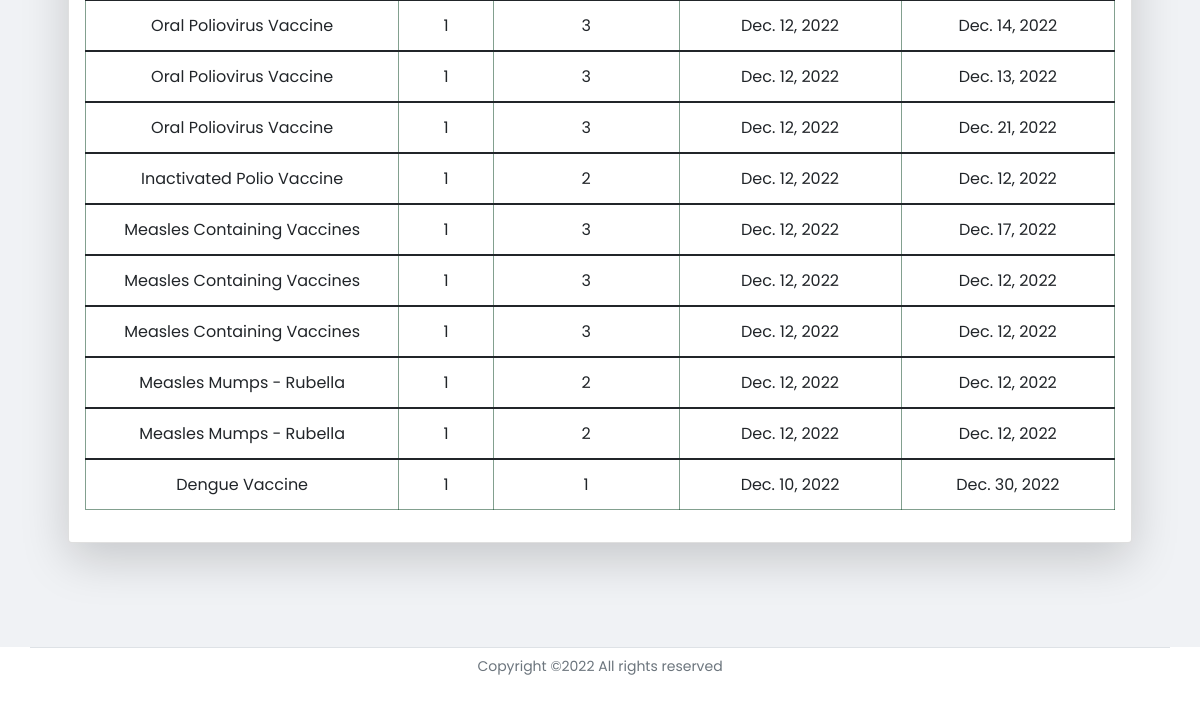
Before: /preschooler_profile/immunization/6/ (signed in, lower part) with the older database file.
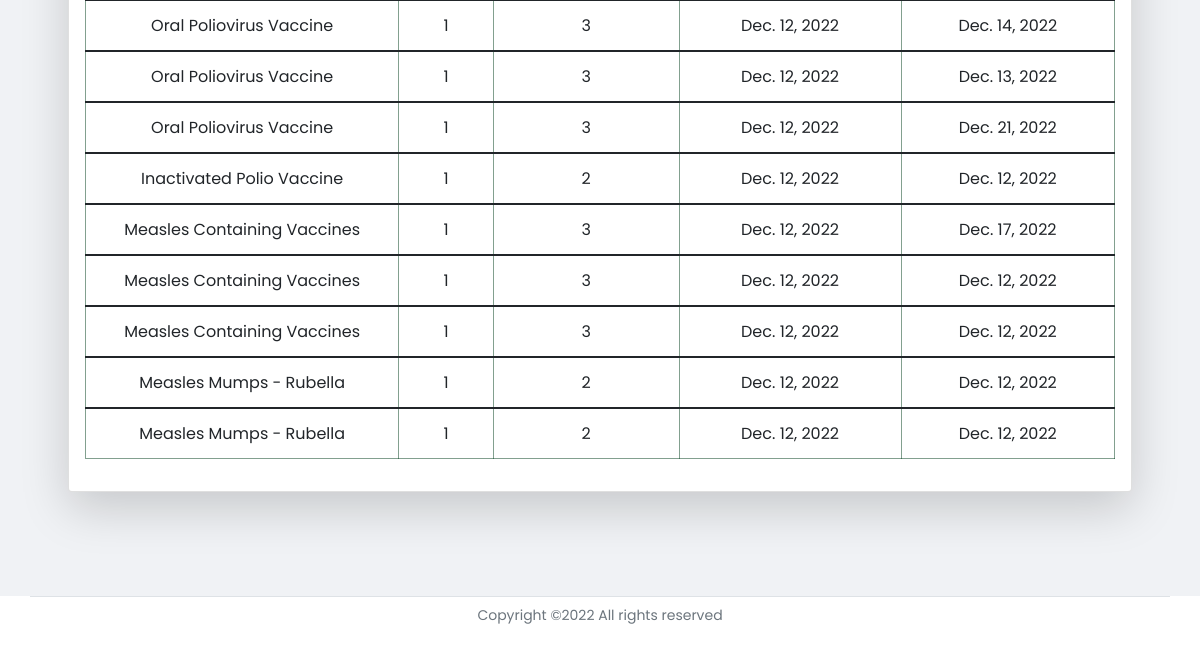
After: the same page with the newer database file.
### profilingApp/models.py (models this page shows, shortened)
class Vaccine(Model):
    VACCINES = [('BCG', 'BCG'),
                ('Hepatitis B', 'Hepatitis B'),
                ('Oral Poliovirus Vaccine', 'Oral Poliovirus Vaccine'),
                ('Pentavalent Vaccine', 'Pentavalent Vaccine'),
                ('Measles Containing Vaccines', 'Measles Containing Vaccines'),
                ('Tetanus Toxoid', 'Tetanus Toxoid'),
                ('Inactivated Polio Vaccine', 'Inactivated Polio Vaccine'),
                ('Measles Mumps - Rubella', 'Measles Mumps - Rubella'),]
    vax_preschooler = models.ForeignKey(Preschooler, on_delete=CASCADE)
    vax_name = models.CharField(max_length=500, choices=VACCINES)
    vax_dose = models.IntegerField()
    vax_date = models.DateField(null=True, blank=True)
    vax_remarks = models.DateField(null=True, blank=True)

### profilingApp/views.py (the view, shortened to what this page needs)
# urls.py: path('preschooler_profile/immunization/<str:pk>/', views.immunization_schedule, name='immunization_schedule'),
@login_required(login_url='login_registration')
def immunization_schedule(request, pk):
    loggedin = request.user.user_type
    preschooler = Preschooler.objects.get(id=pk)
    vaccines = Vaccine.objects.filter(vax_preschooler=preschooler)
    vax_list = list(vaccines.values_list('vax_name', flat=True))
    dose_list = vaccines.values_list('vax_dose', flat=True)
    vax_24hrs = vaccines.filter(vax_name__in=['BCG', 'Hepatitis B']).count()
    vax_6weeks = vaccines.filter(vax_name__in=['Oral Poliovirus Vaccine', 'Pentavalent Vaccine', 'Measles Containing Vaccines']).count()
    vax_10weeks = vaccines.filter(vax_name__in=['Oral Poliovirus Vaccine', 'Pentavalent Vaccine', 'Measles Containing Vaccines']).count()
    vax_14weeks = vaccines.filter(vax_name__in=['Oral Poliovirus Vaccine', 'Pentavalent Vaccine', 'Inactivated Polio Vaccine','Measles Containing Vaccines']).count()
    vax_9months = vaccines.filter(vax_name__in=['Measles Mumps - Rubella']).count()
    if len(vaccines) == 0:
        next_vax_date = 'None'
    elif len(vaccines) == 8:
        next_vax_date = 'Complete'
    else:
        next_vax_date = vaccines.order_by('-id')[0].vax_remarks
    context = {'vaccines' : vaccines,
               'vax_list' : vax_list,
               'dose_list' : dose_list,
               'preschooler':preschooler,
               'loggedin': loggedin,
               'next_vax' : next_vax_date,
               'vax_24hrs' : vax_24hrs,
               'vax_6weeks' : vax_6weeks,
               'vax_10weeks' : vax_10weeks,
               'vax_14weeks' : vax_14weeks,
               'vax_9months' : vax_9months
               }
    return render(request, 'activities/BHW Immunization Status.html', context)

### profilingApp/models.py (called while the page is built)
    def age_years(self):
        today = date.today()
        one_or_zero = ((today.month, today.day) < (self.birthday.month, self.birthday.day))
        year_difference = today.year - self.birthday.year
        return int(year_difference - one_or_zero)

    def age_months(self):
        today = date.today()
        try:
            date_diff = today - self.birthday
            in_days = date_diff.days
            return int((in_days) / (365 / 12))
        except:
             return 'Undefined'

    def age_weeks(self):
        today = date.today()
        try:
            date_diff = today - self.birthday
            in_days = date_diff.days
            return int((in_days) / (365 / 52))
        except:
             return 'Undefined'

    def age_days(self):
        today = date.today()
        try:
            date_diff = today - self.birthday
            in_days = date_diff.days
            return in_days
        except:
             return 'Undefined'

    def age_hours(self):
        today = date.today()
        try:
            date_diff = today - self.birthday
            in_days = date_diff.days
            return int(in_days * 24)
        except:
             return 'Undefined'

### profilingApp/templates/activities/BHW Immunization Status.html (shortened to what this page needs)
{% extends 'activities/BHW Home.html' %}
{% load static %}
{% block dashboard %}
</head>
<body>
<div id="grid" class="container-fluid" style="padding:3%; margin: top 65px;">
    <div class="text-dark">
        <div class="row">
            <div class="col p-2">
                <div class="card shadow-lg p-3 bg-white rounded" >
                    <div class="table-responsive">
                        <table class="table table-hover table-cell-border" id="table_validation">
                            <br>
                            {% for vaccine in vaccines %}
                            <tbody>
                                <tr>
                                    {% if vaccine.vax_name == 'Oral Poliovirus Vaccine' or vaccine.vax_name == 'Pentavalent Vaccine' or vaccine.vax_name == 'Measles Containing Vaccines' %}
                                        <td class="text-center">{{ vaccine.vax_name }}</td>
                                        <td class="text-center">{{ vaccine.vax_dose }}</td>
                                        <td class="text-center">3</td>
                                        <td class="text-center">{{ vaccine.vax_date }}</td>
                                        <td class="text-center">{{ vaccine.vax_remarks }}</td>
                                    {% elif vaccine.vax_name == 'Inactivated Polio Vaccine' or vaccine.vax_name == 'Measles Mumps - Rubella' %}
                                        <td class="text-center">{{ vaccine.vax_name }}</td>
                                        <td class="text-center">{{ vaccine.vax_dose }}</td>
                                        <td class="text-center">2</td>
                                        <td class="text-center">{{ vaccine.vax_date }}</td>
                                        <td class="text-center">{{ vaccine.vax_remarks }}</td>
                                    {% else %}
                                        <td class="text-center">{{ vaccine.vax_name }}</td>
                                        <td class="text-center">{{ vaccine.vax_dose }}</td>
                                        <td class="text-center">1</td>
                                        <td class="text-center">{{ vaccine.vax_date }}</td>
                                        <td class="text-center">{{ vaccine.vax_remarks }}</td>
                                    {% endif %}
                                </tr>
                            </tbody>
                            {% endfor %}
                        </table>
                    </div>
                </div>
            </div>
        </div>
    </div>
</div>
{% endblock %}

### profilingApp/templates/activities/BHW Home.html (shortened to what this page needs)
{% load static %}
<html lang="en">
<head>
    <link rel="stylesheet" href="{% static '/CSS/DataTables/datatables.min.css' %}">
    <link rel="stylesheet" href="{% static '/CSS/styles.css' %}">
    <link rel="stylesheet" href="{% static '/CSS/font-awesome/css/all.min.css' %}">
    <link rel="stylesheet" href="{% static '/CSS/css/bootstrap.min.css' %}">
   {% block dashboard %}{% endblock %}
<div class="footer text-muted">
    <div class="container">
        <div class="row text-center d-flex align-items-center">
                <div class="border-top p-2 d-flex justify-content-center align-items-center">
                    <p class="copyright"><small>
                    Copyright ©<script>document.write(new Date().getFullYear());</script> All rights reserved
                    </small>
                    </p>
                </div>
        </div>
    </div>
</div>
</body>
</html>

### profilingApp/static/CSS/styles.css (style rules this page uses)
* { margin: 0; padding: 0; box-sizing: border-box; font-family: 'Poppins', sans-serif; }
table { border: 1px ridge !important; border-color:#003d1b7d !important; }
#grid,#footer,#header { transition: 0.5s ease-in-out; }
#grid { background-color: #f0f2f5; position: relative; padding: 4% 6% 8% 6% !important; width: 100%; margin-top: 85px; min-height: 800px; }
html { width: 100%; height: 100%; }
body { color: rgba(0, 0, 0, 0.6); font-family: 'Poppins', sans-serif; font-size: 14px; line-height: 1.6em; -webkit-font-smoothing: antialiased; -moz-osx-font-smoothing: grayscale; }
::placeholder { color:rgba(255, 255, 255, 0.253); }
@media (min-width: 570px) { ::placeholder { color:rgba(255, 255, 255, 0.253); } }
.row { display: -webkit-box; display: -ms-flexbox; display: flex; -ms-flex-wrap: wrap; flex-wrap: wrap; margin-right: 15px; margin-left: 15px; }
p { display: block; margin-block-start: 1em; margin-block-end: 1em; margin-inline-start: 0px; margin-inline-end: 0px; }
.col-6, .col-7, .col-12, .col, .col-sm-3, .col-sm-6, .col-md-3, .col-md-4, .col-md-5, .col-md-6, .col-md-8, .col-md-9, .col-md-10, .col-md-12, .col-lg-3, .col-lg-4, .col-lg-5, .col-lg-6, .col-lg-7, .col-lg-8, .col-lg-10, .col-lg-12, .col-xl-2 { position: relative; width: 100%; padding-right: 15px; padding-left: 15px; }
small, .small { font-size: 80%; font-weight: 400; }
html { font-family: sans-serif; line-height: 1.15; -webkit-text-size-adjust: 100%; -webkit-tap-highlight-color: rgba(0, 0, 0, 0); }

Changed rows visible on the page:
removed Vaccine: vax_name "Dengue Vaccine", vax_dose "1", vax_date "Dec. 10, 2022", vax_remarks "Dec. 30, 2022"
